Frame 1 (no input): blank canvas, image omitted
Frame 60 (the mouse pressed at the canvas centre just before this capture): blank canvas, image omitted
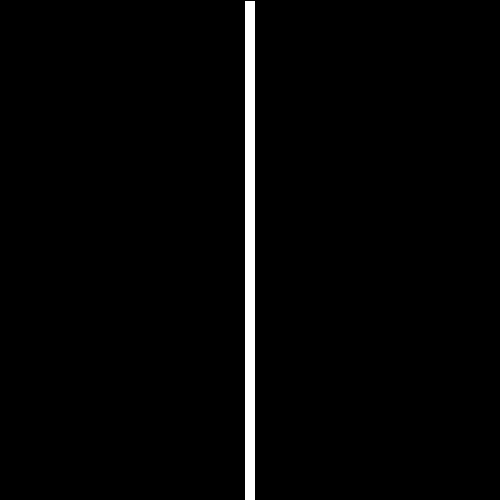
Frame 120 (the mouse held since frame 60 and released just before this capture)

The Processing sketch whose frames 1 and 60 were blank and that drew this single picture after the mouse press (run headless with seeded random() and noise(); from frame 60 on, the mouse is pressed at the canvas centre):

// Processing sketch: line2
// ── line2.pde
int x;
int y;
boolean mouseClicked=false;

void setup() {
  size(500, 500);
  background(0);
  rectMode(CENTER);
}

void draw() {
  if (mousePressed) {
    mouseClicked=true;
    x=mouseX;
    y=mouseX;
  }
  if (mouseClicked) {
    background(0);
    line1(x++,y--);
  }
  if (x<0&&y>width) {
    background(0);
    mouseClicked=false;
  }
}

void line1(int a, int b){
  fill(255);
  rect(a, height/2, random(width/30), height);
  rect(b, height/2, random(width/30), height);
}
